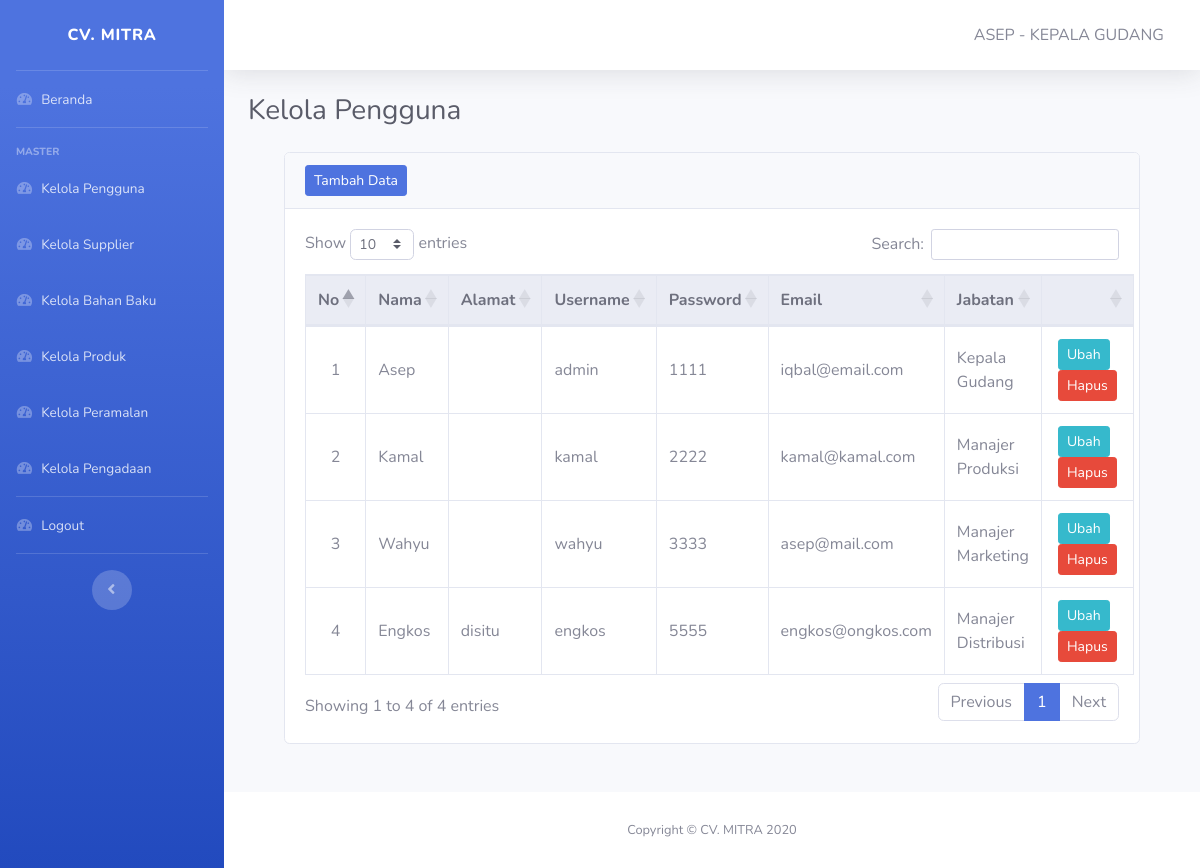
Screenshot of /pages/admin/kelola-pengguna.php (signed in) with the database file from the repository.
### tables this page shows
CREATE TABLE IF NOT EXISTS `user` (
  `id_user` int(11) NOT NULL AUTO_INCREMENT,
  `nama` varchar(20) NOT NULL,
  `username` varchar(20) NOT NULL,
  `password` varchar(20) NOT NULL,
  `email` varchar(30) NOT NULL,
  `hak_akses` varchar(20) NOT NULL,
  `alamat` varchar(40) DEFAULT NULL,
  `jabatan` varchar(20) NOT NULL,
  PRIMARY KEY (`id_user`)
);

### pages/admin/kelola-pengguna.php (the view, shortened to what this page needs)
<!DOCTYPE html>
<html lang="en">
<head>
    <?php include '../../layout/header.php' ?>
</head>
<body id="page-top">
    <div id="wrapper">
        <?php include '../../layout/sidebar-admin.php' ?>
        <div id="content-wrapper" class="d-flex flex-column">
            <div id="content">
                <?php include '../../layout/topbar.php' ?>
                <div class="container-fluid">
                    <div class="d-sm-flex align-items-center justify-content-between mb-4">
                        <h1 class="h3 mb-0 text-gray-800">Kelola Pengguna</h1>
                    </div>
                    <div class="container row-12">
                        <div class="col">
                            <div class="card mb-5">
                                <div class="card-header">
                                    <div class="nav-item">
                                        <a href="tambah-pengguna.php" class="btn btn-sm btn-primary">Tambah Data</a>
                                    </div>
                                </div>
                                <div class="card-body">
                                    <table class="table table-responsive-lg table-hover table-bordered" id="Table">
                                        <thead class="thead-light text-center">
                                            <tr>
                                                <th width=6%>No</th>
                                                <th>Nama</th>
                                                <th>Alamat</th>
                                                <th>Username</th>
                                                <th>Password</th>
                                                <th>Email</th>
                                                <th>Jabatan</th>
                                                <th width=16%></th>
                                            </tr>
                                        </thead>
                                        <tbody>
                                            <?php
                                            include "../../koneksi.php";
                                            $no = 1;
                                            $data = mysqli_query($koneksi, "SELECT * FROM user");
                                            if (!$data) {
                                                ?>
                                                <tr>
                                                    <td colspan="7" class="text-center font-weight-bold">Data Kosong</td>
                                                </tr>
                                                <?php
                                                } else {
                                                    while ($item = mysqli_fetch_array($data)) {
                                                        ?>
                                                    <tr>
                                                        <td class="text-center align-middle"><?php echo $no++; ?></td>
                                                        <td class="align-middle"><?php echo $item['nama']; ?></td>
                                                        <td class="align-middle"><?php echo $item['alamat']; ?></td>
                                                        <td class="align-middle"><?php echo $item['username']; ?></td>
                                                        <td class="align-middle"><?php echo $item['password']; ?></td>
                                                        <td class="align-middle"><?php echo $item['email']; ?></td>
                                                        <td class="align-middle"><?php echo $item['jabatan']; ?></td>
                                                        <td class="text-center">
                                                            <a href="ubah-pengguna.php?id=<?php echo $item['id_user'] ?>" class="btn btn-info btn-sm mx-1 float-left">Ubah</a>
                                                            <form action="hapus-pengguna.php?id=<?php echo $item['id_user'] ?>" method="post">
                                                                <button type="submit" class="btn btn-danger btn-sm mx-1 float-left">Hapus</button>
                                                            </form>
                                                        </td>
                                                    </tr>
                                            <?php
                                                }
                                            }
                                            ?>
                                        </tbody>
                                    </table>
                                </div>
                            </div>
                        </div>
                    </div>
                </div>
            </div>
            <?php include '../../layout/footer.php' ?>
        </div>
    </div>
</body>
</html>

### rows the page displays
user: nama "Asep", username "admin", password "1111", email "iqbal@email.com", jabatan "Kepala Gudang"
user: nama "Kamal", username "kamal", password "2222", email "kamal@kamal.com", jabatan "Manajer Produksi"
user: nama "Wahyu", username "wahyu", password "3333", email "asep@mail.com", jabatan "Manajer Marketing"
user: nama "Engkos", alamat "disitu", username "engkos", password "5555", email "engkos@ongkos.com", jabatan "Manajer Distribusi"

### other values shown
$_SESSION['nama'] "ASEP"
$_SESSION['jabatan'] "KEPALA GUDANG"
